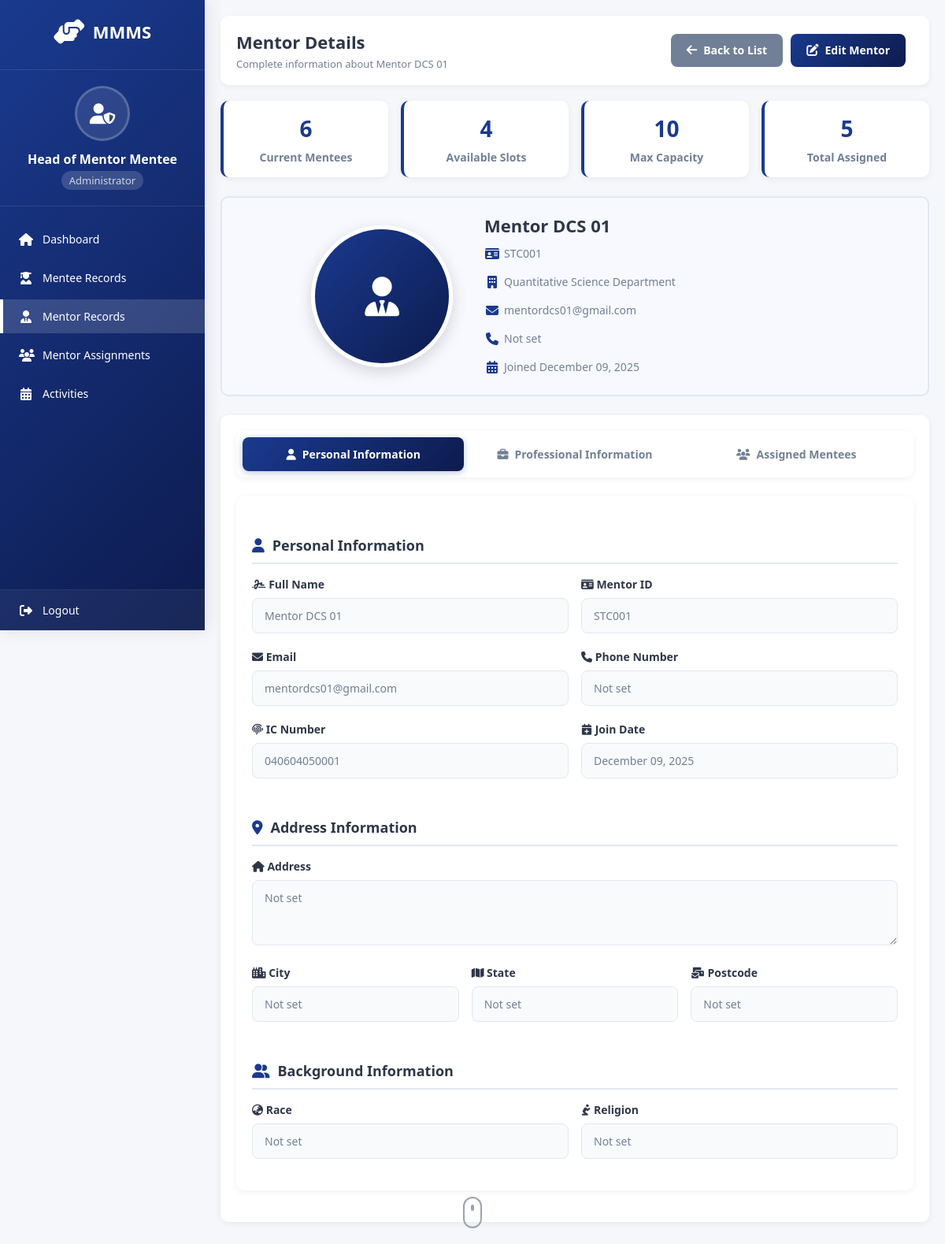
The app's page /mmms/head/mentors/view/STC001/ (signed in) with its own data.
### system/models.py (models this page shows, shortened)
class Mentor(models.Model):
    user = models.OneToOneField(settings.AUTH_USER_MODEL, on_delete=models.CASCADE)
    profile_picture = models.ImageField(upload_to='mentor_profile_pictures/', null=True, blank=True)
    MentorID = models.CharField(max_length=12, primary_key=True)
    MentorName = models.CharField(max_length=100)
    MentorEmail = models.EmailField()
    MentorPhone = models.CharField(max_length=15)
    MentorIC = models.CharField(max_length=15)
    MentorAddress = models.CharField(max_length=255)
    MentorPostcode = models.CharField(max_length=10)
    MentorCity = models.CharField(max_length=50)
    MentorState = models.CharField(max_length=50)
    MentorRace = models.CharField(max_length=50)
    MentorReligion = models.CharField(max_length=50)
    MentorDepartment = models.CharField(max_length=100)
    MaxMentees = models.IntegerField(default=20)
    CurrentMentees = models.IntegerField(default=0)
    MentorJoinDate = models.DateField()
    @property
    def vacancy_count(self):
        return self.MaxMentees - self.current_mentees_count
    @property
    def current_mentees_count(self):
        return self.assignments.filter(assignment_status='active').count()

### system/views.py (the view)
# urls.py: path('head/mentors/view/<str:mentor_id>/', views.view_mentor, name='view_mentor'),
@login_required
def view_mentor(request, mentor_id):
    if request.user.role != 'head':
        messages.error(request, 'Access denied. Head role required.')
        return redirect('homepage')
    try:
        mentor = Mentor.objects.get(MentorID=mentor_id)
        assigned_mentees = Mentee.objects.filter(assigned_mentor=mentor)
        male_mentees = assigned_mentees.filter(MenteeGender='male').count()
        female_mentees = assigned_mentees.filter(MenteeGender='female').count()
        vacancy_rate = int((mentor.vacancy_count / mentor.MaxMentees) * 100) if mentor.MaxMentees > 0 else 0
        context = {
            'mentor': mentor,
            'assigned_mentees': assigned_mentees,
            'male_mentees_count': male_mentees,
            'female_mentees_count': female_mentees,
            'vacancy_rate': vacancy_rate,
        }
        return render(request, 'head_view_mentor.html', context)
    except Mentor.DoesNotExist:
        messages.error(request, f'Mentor with ID {mentor_id} not found.')
        return redirect('manage_mentors')

### system/templates/head_view_mentor.html (shortened to what this page needs)
<!DOCTYPE html>
<html lang="en">
<head>
    <link rel="stylesheet" href="https://cdnjs.cloudflare.com/ajax/libs/font-awesome/6.4.0/css/all.min.css">
</head>
<body>
    <div class="sidebar">
        <div class="logo-section">
            <div class="logo">
                <i class="fas fa-hands-helping"></i>
                <span class="logo-text">MMMS</span>
            </div>
        </div>
        <div class="user-info">
            <div class="user-avatar">
                <i class="fas fa-user-shield"></i>
            </div>
            <div class="user-name">Head of Mentor Mentee</div>
            <div class="user-role">Administrator</div>
        </div>
        <ul class="nav-menu">
            <li class="nav-item">
                <a href="{% url 'head_homepage' %}" class="nav-link">
                    <i class="fas fa-home"></i>
                    <span class="nav-text">Dashboard</span>
                </a>
            </li>
            <li class="nav-item">
                <a href="{% url 'manage_mentees' %}" class="nav-link">
                    <i class="fas fa-user-graduate"></i>
                    <span class="nav-text">Mentee Records</span>
                </a>
            </li>
            <li class="nav-item">
                <a href="{% url 'manage_mentors' %}" class="nav-link active">
                    <i class="fas fa-user-tie"></i>
                    <span class="nav-text">Mentor Records</span>
                </a>
            </li>
            <li class="nav-item">
                <a href="{% url 'mentor_assignments' %}" class="nav-link">
                    <i class="fas fa-users"></i>
                    <span class="nav-text">Mentor Assignments</span>
                </a>
            </li>
            <li class="nav-item">
                <a href="{% url 'mentor_mentee_activities' %}" class="nav-link">
                    <i class="fas fa-calendar-alt"></i>
                    <span class="nav-text">Activities</span>
                </a>
            </li>
        </ul>
        <div class="sidebar-footer">
            <div class="nav-item logout-item">
                <a href="{% url 'logout' %}" class="logout-link">
                    <i class="fas fa-sign-out-alt"></i>
                    <span class="nav-text">Logout</span>
                </a>
            </div>
        </div>
    </div>
    <div class="main-content">
        <div class="content-header">
            <div class="header-left">
                <h1>Mentor Details</h1>
                <p>Complete information about {{ mentor.MentorName }}</p>
            </div>
            <div class="header-right">
                <a href="{% url 'manage_mentors' %}" class="btn btn-secondary">
                    <i class="fas fa-arrow-left"></i>
                    Back to List
                </a>
                <a href="{% url 'edit_mentor' mentor.MentorID %}" class="btn btn-primary">
                    <i class="fas fa-edit"></i>
                    Edit Mentor
                </a>
            </div>
        </div>
        <div class="stats-grid">
            <div class="stat-card">
                <div class="stat-value">{{ mentor.CurrentMentees }}</div>
                <div class="stat-label">Current Mentees</div>
            </div>
            <div class="stat-card">
                <div class="stat-value">{{ mentor.vacancy_count }}</div>
                <div class="stat-label">Available Slots</div>
            </div>
            <div class="stat-card">
                <div class="stat-value">{{ mentor.MaxMentees }}</div>
                <div class="stat-label">Max Capacity</div>
            </div>
            <div class="stat-card">
                <div class="stat-value">
                    {% if assigned_mentees %}
                    {{ assigned_mentees.count }}
                    {% else %}
                    0
                    {% endif %}
                </div>
                <div class="stat-label">Total Assigned</div>
            </div>
        </div>
        <div class="mentor-profile-section">
            <div class="mentor-avatar">
                {% if mentor.profile_picture %}
                <img src="{{ mentor.profile_picture.url }}" alt="{{ mentor.MentorName }}'s Profile Picture"
                    id="mentorProfilePic">
                <i class="fas fa-user-tie" id="mentorProfileIcon" style="display: none;"></i>
                {% else %}
                <i class="fas fa-user-tie" id="mentorProfileIcon"></i>
                {% endif %}
            </div>
            <div class="mentor-basic-info">
                <h3>{{ mentor.MentorName }}</h3>
                <p><i class="fas fa-id-card"></i> {{ mentor.MentorID }}</p>
                <p><i class="fas fa-building"></i> {{ mentor.MentorDepartment }}</p>
                <p><i class="fas fa-envelope"></i> {{ mentor.MentorEmail }}</p>
                <p><i class="fas fa-phone"></i> {{ mentor.MentorPhone|default:"Not set" }}</p>
                <p><i class="fas fa-calendar-alt"></i> Joined {{ mentor.MentorJoinDate|date:"F d, Y" }}</p>
            </div>
        </div>
        <div class="profile-card">
            <div class="tab-container">
                <div class="tab-navigation">
                    <button type="button" class="tab-button active" data-tab="personal">
                        <i class="fas fa-user"></i>
                        Personal Information
                    </button>
                    <button type="button" class="tab-button" data-tab="professional">
                        <i class="fas fa-briefcase"></i>
                        Professional Information
                    </button>
                    <button type="button" class="tab-button" data-tab="mentees">
                        <i class="fas fa-users"></i>
                        Assigned Mentees
                    </button>
                </div>
            </div>
            <div class="tab-content active" id="personal-tab">
                <h2 class="section-title">
                    <i class="fas fa-user"></i>
                    Personal Information
                </h2>
                <div class="form-row">
                    <div class="form-group">
                        <label for="MentorName">
                            <i class="fas fa-signature"></i> Full Name
                        </label>
                        <input type="text" id="MentorName" value="{{ mentor.MentorName }}" class="readonly-field"
                            readonly>
                    </div>
                    <div class="form-group">
                        <label for="MentorID">
                            <i class="fas fa-id-card"></i> Mentor ID
                        </label>
                        <input type="text" id="MentorID" value="{{ mentor.MentorID }}" class="readonly-field" readonly>
                    </div>
                </div>
                <div class="form-row">
                    <div class="form-group">
                        <label for="MentorEmail">
                            <i class="fas fa-envelope"></i> Email
                        </label>
                        <input type="email" id="MentorEmail" value="{{ mentor.MentorEmail }}" class="readonly-field"
                            readonly>
                    </div>
                    <div class="form-group">
                        <label for="MentorPhone">
                            <i class="fas fa-phone"></i> Phone Number
                        </label>
                        <input type="text" id="MentorPhone" value="{{ mentor.MentorPhone|default:'Not set' }}"
                            class="readonly-field" readonly>
                    </div>
                </div>
                <div class="form-row">
                    <div class="form-group">
                        <label for="MentorIC">
                            <i class="fas fa-fingerprint"></i> IC Number
                        </label>
                        <input type="text" id="MentorIC" value="{{ mentor.MentorIC|default:'Not set' }}"
                            class="readonly-field" readonly>
                    </div>
                    <div class="form-group">
                        <label for="MentorJoinDate">
                            <i class="fas fa-calendar-plus"></i> Join Date
                        </label>
                        <input type="text" id="MentorJoinDate" value="{{ mentor.MentorJoinDate|date:'F d, Y' }}"
                            class="readonly-field" readonly>
                    </div>
                </div>
                <h2 class="section-title">
                    <i class="fas fa-map-marker-alt"></i>
                    Address Information
                </h2>
                <div class="form-group">
                    <label for="MentorAddress">
                        <i class="fas fa-home"></i> Address
                    </label>
                    <textarea id="MentorAddress" class="readonly-field" rows="3"
                        readonly>{{ mentor.MentorAddress|default:'Not set' }}</textarea>
                </div>
                <div class="form-row">
                    <div class="form-group">
                        <label for="MentorCity">
                            <i class="fas fa-city"></i> City
                        </label>
                        <input type="text" id="MentorCity" value="{{ mentor.MentorCity|default:'Not set' }}"
                            class="readonly-field" readonly>
                    </div>
                    <div class="form-group">
                        <label for="MentorState">
                            <i class="fas fa-map"></i> State
                        </label>
                        <input type="text" id="MentorState" value="{{ mentor.MentorState|default:'Not set' }}"
                            class="readonly-field" readonly>
                    </div>
                    <div class="form-group">
                        <label for="MentorPostcode">
                            <i class="fas fa-mail-bulk"></i> Postcode
                        </label>
                        <input type="text" id="MentorPostcode" value="{{ mentor.MentorPostcode|default:'Not set' }}"
                            class="readonly-field" readonly>
                    </div>
                </div>
                <h2 class="section-title">
                    <i class="fas fa-user-friends"></i>
                    Background Information
                </h2>
                <div class="form-row">
                    <div class="form-group">
                        <label for="MentorRace">
                            <i class="fas fa-globe-asia"></i> Race
                        </label>
                        <input type="text" id="MentorRace" value="{{ mentor.MentorRace|default:'Not set' }}"
                            class="readonly-field" readonly>
                    </div>
                    <div class="form-group">
                        <label for="MentorReligion">
                            <i class="fas fa-pray"></i> Religion
                        </label>
                        <input type="text" id="MentorReligion" value="{{ mentor.MentorReligion|default:'Not set' }}"
                            class="readonly-field" readonly>
                    </div>
                </div>
            </div>
        </div>
    </div>
</body>
</html>

### records on screen
Mentor: MentorName "Mentor DCS 01", CurrentMentees "6", vacancy_count "4", MaxMentees "10", MentorID "STC001", MentorDepartment "Quantitative Science Department", MentorEmail "mentordcs01@gmail.com", MentorPhone "Not set", MentorJoinDate "December 09, 2025", MentorIC "040604050001", MentorAddress "Not set", MentorCity "Not set", MentorState "Not set", MentorPostcode "Not set", MentorRace "Not set", MentorReligion "Not set"

### other values on screen
{{ assigned_mentees.count }} "5"
